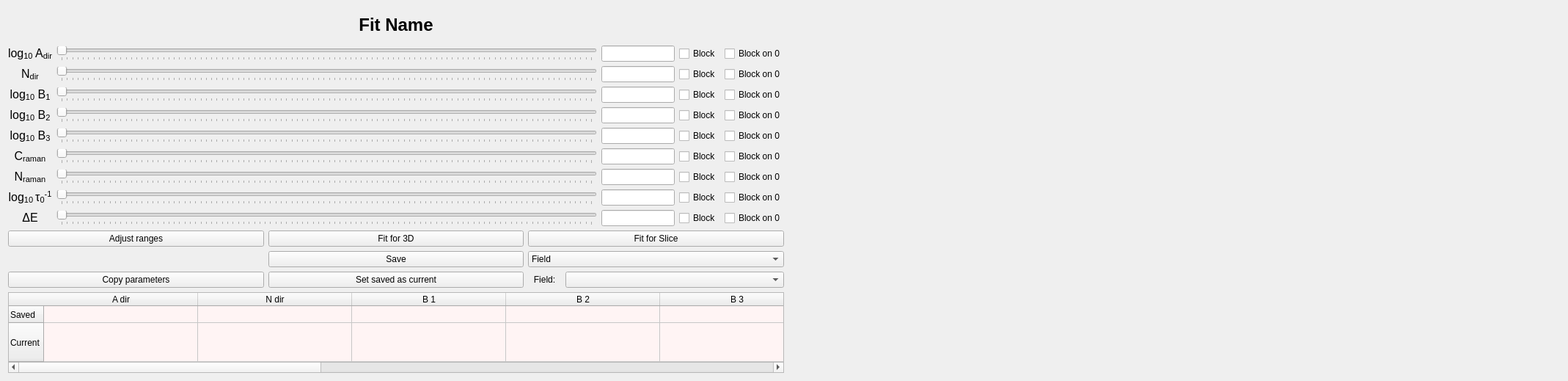
       <widget class="QWidget" name="fit3Dpage">
        <layout class="QHBoxLayout" name="horizontalLayout_5">
         <item>
          <layout class="QHBoxLayout" name="PanelContainer" stretch="1,1">
           <property name="spacing">
            <number>6</number>
           </property>
           <property name="bottomMargin">
            <number>0</number>
           </property>
           <item>
            <layout class="QVBoxLayout" name="LeftPanel" stretch="0,1,1,1,1,1,1,1,1,1,1,0">
             <item>
              <widget class="QLabel" name="actualFit3DLabel">
               <property name="minimumSize">
                <size>
                 <width>0</width>
                 <height>45</height>
                </size>
               </property>
               <property name="maximumSize">
                <size>
                 <width>16777215</width>
                 <height>45</height>
                </size>
               </property>
               <property name="font">
                <font>
                 <pointsize>18</pointsize>
                 <weight>75</weight>
                 <bold>true</bold>
                </font>
               </property>
               <property name="lineWidth">
                <number>1</number>
               </property>
               <property name="text">
                <string>Fit Name</string>
               </property>
               <property name="alignment">
                <set>Qt::AlignCenter</set>
               </property>
              </widget>
             </item>
             <item>
              <layout class="QHBoxLayout" name="horizontalLayout_27">
               <item>
                <widget class="QLabel" name="label_Adir">
                 <property name="minimumSize">
                  <size>
                   <width>60</width>
                   <height>0</height>
                  </size>
                 </property>
                 <property name="font">
                  <font>
                   <pointsize>12</pointsize>
                  </font>
                 </property>
                 <property name="text">
                  <string>&lt;html&gt;&lt;head/&gt;&lt;body&gt;&lt;p&gt;log&lt;span style=&quot; vertical-align:sub;&quot;&gt;10&lt;/span&gt; A&lt;span style=&quot; vertical-align:sub;&quot;&gt;dir&lt;/span&gt;&lt;/p&gt;&lt;/body&gt;&lt;/html&gt;</string>
                 </property>
                 <property name="alignment">
                  <set>Qt::AlignCenter</set>
                 </property>
                </widget>
               </item>
               <item>
                <widget class="QSlider" name="horizontalSlider_Adir">
                 <property name="orientation">
                  <enum>Qt::Horizontal</enum>
                 </property>
                 <property name="tickPosition">
                  <enum>QSlider::TicksBelow</enum>
                 </property>
                </widget>
               </item>
               <item>
                <widget class="QLineEdit" name="lineEdit_Adir">
                 <property name="maximumSize">
                  <size>
                   <width>100</width>
                   <height>16777215</height>
                  </size>
                 </property>
                </widget>
               </item>
               <item>
                <widget class="QCheckBox" name="checkBox_Adir">
                 <property name="text">
                  <string>Block</string>
                 </property>
                </widget>
               </item>
               <item>
                <widget class="QCheckBox" name="checkBox_Adir_2">
                 <property name="text">
                  <string>Block on 0</string>
                 </property>
                </widget>
               </item>
              </layout>
             </item>
             <item>
              <layout class="QHBoxLayout" name="horizontalLayout_26">
               <item>
                <widget class="QLabel" name="label_Ndir">
                 <property name="minimumSize">
                  <size>
                   <width>60</width>
                   <height>0</height>
                  </size>
                 </property>
                 <property name="font">
                  <font>
                   <pointsize>12</pointsize>
                  </font>
                 </property>
                 <property name="text">
                  <string>&lt;html&gt;&lt;head/&gt;&lt;body&gt;&lt;p&gt;N&lt;span style=&quot; vertical-align:sub;&quot;&gt;dir&lt;/span&gt;&lt;/p&gt;&lt;/body&gt;&lt;/html&gt;</string>
                 </property>
                 <property name="alignment">
                  <set>Qt::AlignCenter</set>
                 </property>
                </widget>
               </item>
               <item>
                <widget class="QSlider" name="horizontalSlider_Ndir">
                 <property name="orientation">
                  <enum>Qt::Horizontal</enum>
                 </property>
                 <property name="tickPosition">
                  <enum>QSlider::TicksBelow</enum>
                 </property>
                </widget>
               </item>
               <item>
                <widget class="QLineEdit" name="lineEdit_Ndir">
                 <property name="maximumSize">
                  <size>
                   <width>100</width>
                   <height>16777215</height>
                  </size>
                 </property>
                </widget>
               </item>
               <item>
                <widget class="QCheckBox" name="checkBox_Ndir">
                 <property name="text">
                  <string>Block</string>
                 </property>
                </widget>
               </item>
               <item>
                <widget class="QCheckBox" name="checkBox_Ndir_2">
                 <property name="text">
                  <string>Block on 0</string>
                 </property>
                </widget>
               </item>
              </layout>
             </item>
             <item>
              <layout class="QHBoxLayout" name="horizontalLayout_25">
               <item>
                <widget class="QLabel" name="label_B1">
                 <property name="minimumSize">
                  <size>
                   <width>60</width>
                   <height>0</height>
                  </size>
                 </property>
                 <property name="font">
                  <font>
                   <pointsize>12</pointsize>
                  </font>
                 </property>
                 <property name="text">
                  <string>&lt;html&gt;&lt;head/&gt;&lt;body&gt;&lt;p&gt;log&lt;span style=&quot; vertical-align:sub;&quot;&gt;10&lt;/span&gt; B&lt;span style=&quot; vertical-align:sub;&quot;&gt;1&lt;/span&gt;&lt;/p&gt;&lt;/body&gt;&lt;/html&gt;</string>
                 </property>
                 <property name="alignment">
                  <set>Qt::AlignCenter</set>
                 </property>
                </widget>
               </item>
               <item>
                <widget class="QSlider" name="horizontalSlider_B1">
                 <property name="orientation">
                  <enum>Qt::Horizontal</enum>
                 </property>
                 <property name="tickPosition">
                  <enum>QSlider::TicksBelow</enum>
                 </property>
                </widget>
               </item>
               <item>
                <widget class="QLineEdit" name="lineEdit_B1">
                 <property name="maximumSize">
                  <size>
                   <width>100</width>
                   <height>16777215</height>
                  </size>
                 </property>
                </widget>
               </item>
               <item>
                <widget class="QCheckBox" name="checkBox_B1">
                 <property name="text">
                  <string>Block</string>
                 </property>
                </widget>
               </item>
               <item>
                <widget class="QCheckBox" name="checkBox_B1_2">
                 <property name="text">
                  <string>Block on 0</string>
                 </property>
                </widget>
               </item>
              </layout>
             </item>
             <item>
              <layout class="QHBoxLayout" name="horizontalLayout_24">
               <item>
                <widget class="QLabel" name="label_B2">
                 <property name="minimumSize">
                  <size>
                   <width>60</width>
                   <height>0</height>
                  </size>
                 </property>
                 <property name="font">
                  <font>
                   <pointsize>12</pointsize>
                  </font>
                 </property>
                 <property name="text">
                  <string>&lt;html&gt;&lt;head/&gt;&lt;body&gt;&lt;p&gt;log&lt;span style=&quot; vertical-align:sub;&quot;&gt;10&lt;/span&gt; B&lt;span style=&quot; vertical-align:sub;&quot;&gt;2&lt;/span&gt;&lt;/p&gt;&lt;/body&gt;&lt;/html&gt;</string>
                 </property>
                 <property name="alignment">
                  <set>Qt::AlignCenter</set>
                 </property>
                </widget>
               </item>
               <item>
                <widget class="QSlider" name="horizontalSlider_B2">
                 <property name="orientation">
                  <enum>Qt::Horizontal</enum>
                 </property>
                 <property name="tickPosition">
                  <enum>QSlider::TicksBelow</enum>
                 </property>
                </widget>
               </item>
               <item>
                <widget class="QLineEdit" name="lineEdit_B2">
                 <property name="maximumSize">
                  <size>
                   <width>100</width>
                   <height>16777215</height>
                  </size>
                 </property>
                </widget>
               </item>
               <item>
                <widget class="QCheckBox" name="checkBox_B2">
                 <property name="text">
                  <string>Block</string>
                 </property>
                </widget>
               </item>
               <item>
                <widget class="QCheckBox" name="checkBox_B2_2">
                 <property name="text">
                  <string>Block on 0</string>
                 </property>
                </widget>
               </item>
              </layout>
             </item>
             <item>
              <layout class="QHBoxLayout" name="horizontalLayout_23">
               <item>
                <widget class="QLabel" name="label_B3">
                 <property name="minimumSize">
                  <size>
                   <width>60</width>
                   <height>0</height>
                  </size>
                 </property>
                 <property name="font">
                  <font>
                   <pointsize>12</pointsize>
                  </font>
                 </property>
                 <property name="text">
                  <string>&lt;html&gt;&lt;head/&gt;&lt;body&gt;&lt;p&gt;log&lt;span style=&quot; vertical-align:sub;&quot;&gt;10&lt;/span&gt; B&lt;span style=&quot; vertical-align:sub;&quot;&gt;3&lt;/span&gt;&lt;/p&gt;&lt;/body&gt;&lt;/html&gt;</string>
                 </property>
                 <property name="alignment">
                  <set>Qt::AlignCenter</set>
                 </property>
                </widget>
               </item>
               <item>
                <widget class="QSlider" name="horizontalSlider_B3">
                 <property name="orientation">
                  <enum>Qt::Horizontal</enum>
                 </property>
                 <property name="tickPosition">
                  <enum>QSlider::TicksBelow</enum>
                 </property>
                </widget>
               </item>
               <item>
                <widget class="QLineEdit" name="lineEdit_B3">
                 <property name="maximumSize">
                  <size>
                   <width>100</width>
                   <height>16777215</height>
                  </size>
                 </property>
                </widget>
               </item>
               <item>
                <widget class="QCheckBox" name="checkBox_B3">
                 <property name="text">
                  <string>Block</string>
                 </property>
                </widget>
               </item>
               <item>
                <widget class="QCheckBox" name="checkBox_B3_2">
                 <property name="text">
                  <string>Block on 0</string>
                 </property>
                </widget>
               </item>
              </layout>
             </item>
             <item>
              <layout class="QHBoxLayout" name="horizontalLayout_22">
               <item>
                <widget class="QLabel" name="label_Craman">
                 <property name="minimumSize">
                  <size>
                   <width>60</width>
                   <height>0</height>
                  </size>
                 </property>
                 <property name="font">
                  <font>
                   <pointsize>12</pointsize>
                  </font>
                 </property>
                 <property name="text">
                  <string>&lt;html&gt;&lt;head/&gt;&lt;body&gt;&lt;p&gt;C&lt;span style=&quot; vertical-align:sub;&quot;&gt;raman&lt;/span&gt;&lt;/p&gt;&lt;/body&gt;&lt;/html&gt;</string>
                 </property>
                 <property name="alignment">
                  <set>Qt::AlignCenter</set>
                 </property>
                </widget>
               </item>
               <item>
                <widget class="QSlider" name="horizontalSlider_Craman">
                 <property name="orientation">
                  <enum>Qt::Horizontal</enum>
                 </property>
                 <property name="tickPosition">
                  <enum>QSlider::TicksBelow</enum>
                 </property>
                </widget>
               </item>
               <item>
                <widget class="QLineEdit" name="lineEdit_Craman">
                 <property name="maximumSize">
                  <size>
                   <width>100</width>
                   <height>16777215</height>
                  </size>
                 </property>
                </widget>
               </item>
               <item>
                <widget class="QCheckBox" name="checkBox_Craman">
                 <property name="text">
                  <string>Block</string>
                 </property>
                </widget>
               </item>
               <item>
                <widget class="QCheckBox" name="checkBox_Craman_2">
                 <property name="text">
                  <string>Block on 0</string>
                 </property>
                </widget>
               </item>
              </layout>
             </item>
             <item>
              <layout class="QHBoxLayout" name="horizontalLayout_21">
               <item>
                <widget class="QLabel" name="label_Nraman">
                 <property name="minimumSize">
                  <size>
                   <width>60</width>
                   <height>0</height>
                  </size>
                 </property>
                 <property name="font">
                  <font>
                   <pointsize>12</pointsize>
                  </font>
                 </property>
                 <property name="text">
                  <string>&lt;html&gt;&lt;head/&gt;&lt;body&gt;&lt;p&gt;N&lt;span style=&quot; vertical-align:sub;&quot;&gt;raman&lt;/span&gt;&lt;/p&gt;&lt;/body&gt;&lt;/html&gt;</string>
                 </property>
                 <property name="alignment">
                  <set>Qt::AlignCenter</set>
                 </property>
                </widget>
               </item>
               <item>
                <widget class="QSlider" name="horizontalSlider_Nraman">
                 <property name="orientation">
                  <enum>Qt::Horizontal</enum>
                 </property>
                 <property name="tickPosition">
                  <enum>QSlider::TicksBelow</enum>
                 </property>
                </widget>
               </item>
               <item>
                <widget class="QLineEdit" name="lineEdit_Nraman">
                 <property name="maximumSize">
                  <size>
                   <width>100</width>
                   <height>16777215</height>
                  </size>
                 </property>
                </widget>
               </item>
               <item>
                <widget class="QCheckBox" name="checkBox_Nraman">
                 <property name="text">
                  <string>Block</string>
                 </property>
                </widget>
               </item>
               <item>
                <widget class="QCheckBox" name="checkBox_Nraman_2">
                 <property name="text">
                  <string>Block on 0</string>
                 </property>
                </widget>
               </item>
              </layout>
             </item>
             <item>
              <layout class="QHBoxLayout" name="horizontalLayout_6">
               <item>
                <widget class="QLabel" name="label_Tau0">
                 <property name="minimumSize">
                  <size>
                   <width>60</width>
                   <height>0</height>
                  </size>
                 </property>
                 <property name="font">
                  <font>
                   <pointsize>12</pointsize>
                  </font>
                 </property>
                 <property name="text">
                  <string>&lt;html&gt;&lt;head/&gt;&lt;body&gt;&lt;p&gt;log&lt;span style=&quot; vertical-align:sub;&quot;&gt;10 &lt;/span&gt;&amp;tau;&lt;span style=&quot; vertical-align:sub;&quot;&gt;0&lt;/span&gt;&lt;span style=&quot; vertical-align:super;&quot;&gt;-1&lt;/span&gt;&lt;/p&gt;&lt;/body&gt;&lt;/html&gt;</string>
                 </property>
                 <property name="alignment">
                  <set>Qt::AlignCenter</set>
                 </property>
                </widget>
               </item>
               <item>
                <widget class="QSlider" name="horizontalSlider_Tau0">
                 <property name="orientation">
                  <enum>Qt::Horizontal</enum>
                 </property>
                 <property name="tickPosition">
                  <enum>QSlider::TicksBelow</enum>
                 </property>
                </widget>
               </item>
               <item>
                <widget class="QLineEdit" name="lineEdit_Tau0">
                 <property name="maximumSize">
                  <size>
                   <width>100</width>
                   <height>16777215</height>
                  </size>
                 </property>
                </widget>
               </item>
               <item>
                <widget class="QCheckBox" name="checkBox_Tau0">
                 <property name="text">
                  <string>Block</string>
                 </property>
                </widget>
               </item>
               <item>
                <widget class="QCheckBox" name="checkBox_Tau0_2">
                 <property name="text">
                  <string>Block on 0</string>
                 </property>
                </widget>
               </item>
              </layout>
             </item>
             <item>
              <layout class="QHBoxLayout" name="horizontalLayout_20">
               <item>
                <widget class="QLabel" name="label_DeltaE">
                 <property name="minimumSize">
                  <size>
                   <width>60</width>
                   <height>0</height>
                  </size>
                 </property>
                 <property name="font">
                  <font>
                   <pointsize>12</pointsize>
                  </font>
                 </property>
                 <property name="text">
                  <string>&lt;html&gt;&lt;head/&gt;&lt;body&gt;&lt;p&gt;&amp;Delta;E&lt;/p&gt;&lt;/body&gt;&lt;/html&gt;</string>
                 </property>
                 <property name="alignment">
                  <set>Qt::AlignCenter</set>
                 </property>
                </widget>
               </item>
               <item>
                <widget class="QSlider" name="horizontalSlider_DeltaE">
                 <property name="orientation">
                  <enum>Qt::Horizontal</enum>
                 </property>
                 <property name="tickPosition">
                  <enum>QSlider::TicksBelow</enum>
                 </property>
                </widget>
               </item>
               <item>
                <widget class="QLineEdit" name="lineEdit_DeltaE">
                 <property name="maximumSize">
                  <size>
                   <width>100</width>
                   <height>16777215</height>
                  </size>
                 </property>
                </widget>
               </item>
               <item>
                <widget class="QCheckBox" name="checkBox_DeltaE">
                 <property name="text">
                  <string>Block</string>
                 </property>
                </widget>
               </item>
               <item>
                <widget class="QCheckBox" name="checkBox_DeltaE_2">
                 <property name="text">
                  <string>Block on 0</string>
                 </property>
                </widget>
               </item>
              </layout>
             </item>
             <item>
              <layout class="QHBoxLayout" name="horizontalLayout_9" stretch="0,0,0">
               <item>
                <layout class="QVBoxLayout" name="verticalLayout_6" stretch="0,0">
                 <property name="sizeConstraint">
                  <enum>QLayout::SetMaximumSize</enum>
                 </property>
                 <property name="leftMargin">
                  <number>0</number>
                 </property>
                 <item alignment="Qt::AlignTop">
                  <widget class="QPushButton" name="pushButton_range">
                   <property name="sizePolicy">
                    <sizepolicy hsizetype="Maximum" vsizetype="Fixed">
                     <horstretch>0</horstretch>
                     <verstretch>0</verstretch>
                    </sizepolicy>
                   </property>
                   <property name="maximumSize">
                    <size>
                     <width>10000</width>
                     <height>16777215</height>
                    </size>
                   </property>
                   <property name="text">
                    <string>Adjust ranges</string>
                   </property>
                  </widget>
                 </item>
                 <item>
                  <widget class="QPushButton" name="pushButton_copyParameters3D">
                   <property name="text">
                    <string>Copy parameters</string>
                   </property>
                  </widget>
                 </item>
                </layout>
               </item>
               <item>
                <layout class="QVBoxLayout" name="verticalLayout_4" stretch="0,0,0">
                 <property name="spacing">
                  <number>0</number>
                 </property>
                 <property name="sizeConstraint">
                  <enum>QLayout::SetMaximumSize</enum>
                 </property>
                 <property name="topMargin">
                  <number>0</number>
                 </property>
                 <item alignment="Qt::AlignTop">
                  <widget class="QPushButton" name="pushButton_fit3d">
                   <property name="sizePolicy">
                    <sizepolicy hsizetype="Preferred" vsizetype="Fixed">
                     <horstretch>0</horstretch>
                     <verstretch>0</verstretch>
                    </sizepolicy>
                   </property>
                   <property name="maximumSize">
                    <size>
                     <width>16777214</width>
                     <height>16777215</height>
                    </size>
                   </property>
                   <property name="text">
                    <string>Fit for 3D</string>
                   </property>
                  </widget>
                 </item>
                 <item alignment="Qt::AlignTop">
                  <widget class="QPushButton" name="pushButton_save3d">
                   <property name="sizePolicy">
                    <sizepolicy hsizetype="Preferred" vsizetype="Fixed">
                     <horstretch>0</horstretch>
                     <verstretch>0</verstretch>
                    </sizepolicy>
                   </property>
                   <property name="maximumSize">
                    <size>
                     <width>16777215</width>
                     <height>16777215</height>
                    </size>
                   </property>
                   <property name="text">
                    <string>Save</string>
                   </property>
                  </widget>
                 </item>
                 <item>
                  <widget class="QPushButton" name="pushButton_set_current_3d">
                   <property name="text">
                    <string>Set saved as current</string>
                   </property>
                  </widget>
                 </item>
                </layout>
               </item>
               <item>
                <layout class="QVBoxLayout" name="verticalLayout_5" stretch="0,0,0">
                 <property name="sizeConstraint">
                  <enum>QLayout::SetMaximumSize</enum>
                 </property>
                 <item>
                  <widget class="QPushButton" name="pushButton_fitSlice">
                   <property name="sizePolicy">
                    <sizepolicy hsizetype="Preferred" vsizetype="Fixed">
                     <horstretch>0</horstretch>
                     <verstretch>0</verstretch>
                    </sizepolicy>
                   </property>
                   <property name="text">
                    <string>Fit for Slice</string>
                   </property>
                  </widget>
                 </item>
                 <item>
                  <widget class="QComboBox" name="comboBox_slice">
                   <property name="currentText">
                    <string>Field</string>
                   </property>
                   <item>
                    <property name="text">
                     <string>Field</string>
                    </property>
                   </item>
                   <item>
                    <property name="text">
                     <string>Temperature</string>
                    </property>
                   </item>
                  </widget>
                 </item>
                 <item>
                  <layout class="QHBoxLayout" name="horizontalLayout_10">
                   <item>
                    <widget class="QLabel" name="label_slice_const">
                     <property name="maximumSize">
                      <size>
                       <width>45</width>
                       <height>16777215</height>
                      </size>
                     </property>
                     <property name="text">
                      <string>Field:</string>
                     </property>
                     <property name="alignment">
                      <set>Qt::AlignCenter</set>
                     </property>
                    </widget>
                   </item>
                   <item>
                    <widget class="QComboBox" name="comboBox_slice2"/>
                   </item>
                  </layout>
                 </item>
                </layout>
               </item>
              </layout>
             </item>
             <item>
              <widget class="QTableWidget" name="tableWidget_error_3d">
               <property name="minimumSize">
                <size>
                 <width>0</width>
                 <height>110</height>
                </size>
               </property>
               <property name="maximumSize">
                <size>
                 <width>16777215</width>
                 <height>110</height>
                </size>
               </property>
               <property name="palette">
                <palette>
                 <active>
                  <colorrole role="Base">
                   <brush brushstyle="SolidPattern">
                    <color alpha="255">
                     <red>255</red>
                     <green>244</green>
                     <blue>244</blue>
                    </color>
                   </brush>
                  </colorrole>
                 </active>
                 <inactive>
                  <colorrole role="Base">
                   <brush brushstyle="SolidPattern">
                    <color alpha="255">
                     <red>255</red>
                     <green>244</green>
                     <blue>244</blue>
                    </color>
                   </brush>
                  </colorrole>
                 </inactive>
                 <disabled>
                  <colorrole role="Base">
                   <brush brushstyle="SolidPattern">
                    <color alpha="255">
                     <red>240</red>
                     <green>240</green>
                     <blue>240</blue>
                    </color>
                   </brush>
                  </colorrole>
                 </disabled>
                </palette>
               </property>
               <property name="sizeAdjustPolicy">
                <enum>QAbstractScrollArea::AdjustToContents</enum>
               </property>
               <property name="editTriggers">
                <set>QAbstractItemView::NoEditTriggers</set>
               </property>
               <property name="showGrid">
                <bool>true</bool>
               </property>
               <attribute name="horizontalHeaderCascadingSectionResizes">
                <bool>true</bool>
               </attribute>
               <attribute name="horizontalHeaderDefaultSectionSize">
                <number>210</number>
               </attribute>
               <attribute name="horizontalHeaderStretchLastSection">
                <bool>true</bool>
               </attribute>
               <attribute name="verticalHeaderCascadingSectionResizes">
                <bool>true</bool>
               </attribute>
               <attribute name="verticalHeaderMinimumSectionSize">
                <number>23</number>
               </attribute>
               <attribute name="verticalHeaderDefaultSectionSize">
                <number>23</number>
               </attribute>
               <attribute name="verticalHeaderStretchLastSection">
                <bool>true</bool>
               </attribute>
               <row>
                <property name="text">
                 <string>Saved</string>
                </property>
               </row>
               <row>
                <property name="text">
                 <string>Current</string>
                </property>
               </row>
               <column>
                <property name="text">
                 <string>A dir</string>
                </property>
               </column>
               <column>
                <property name="text">
                 <string>N dir</string>
                </property>
               </column>
               <column>
                <property name="text">
                 <string>B 1</string>
                </property>
               </column>
               <column>
                <property name="text">
                 <string>B 2</string>
                </property>
               </column>
               <column>
                <property name="text">
                 <string>B 3</string>
                </property>
               </column>
               <column>
                <property name="text">
                 <string>C Raman</string>
                </property>
               </column>
               <column>
                <property name="text">
                 <string>N Raman</string>
                </property>
               </column>
               <column>
                <property name="text">
                 <string>Tau 0</string>
                </property>
               </column>
               <column>
                <property name="text">
                 <string>Delata E</string>
                </property>
               </column>
               <column>
                <property name="text">
                 <string>Residual</string>
                </property>
               </column>
               <item row="0" column="0">
                <property name="text">
                 <string/>
                </property>
               </item>
              </widget>
             </item>
            </layout>
           </item>
           <item>
            <layout class="QVBoxLayout" name="RightPanel"/>
           </item>
          </layout>
         </item>
        </layout>
       </widget>
